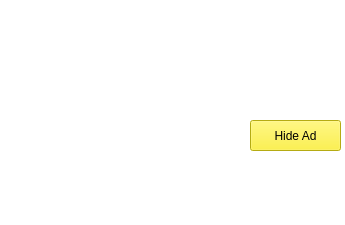
<?xml version="1.0" encoding="UTF-8"?>
<ui version="4.0">
 <class>HideKakaoTalkAdClass</class>
 <widget class="QMainWindow" name="HideKakaoTalkAdClass">
  <property name="geometry">
   <rect>
    <x>0</x>
    <y>0</y>
    <width>345</width>
    <height>225</height>
   </rect>
  </property>
  <property name="windowTitle">
   <string>HideKakaoTalkAd</string>
  </property>
  <property name="windowIcon">
   <iconset resource="HideKakaoTalkAd.qrc">
    <normaloff>:/HideKakaoTalkAd/Resources/icon.ico</normaloff>:/HideKakaoTalkAd/Resources/icon.ico</iconset>
  </property>
  <property name="styleSheet">
   <string notr="true">background-color: rgb(255, 255, 255);</string>
  </property>
  <widget class="QWidget" name="centralWidget">
   <widget class="QPushButton" name="HideAdButton">
    <property name="geometry">
     <rect>
      <x>250</x>
      <y>120</y>
      <width>91</width>
      <height>31</height>
     </rect>
    </property>
    <property name="font">
     <font>
      <family>Arial</family>
      <pointsize>9</pointsize>
      <weight>50</weight>
      <italic>false</italic>
      <bold>false</bold>
     </font>
    </property>
    <property name="styleSheet">
     <string notr="true">background-color: rgb(254, 240, 27);
font: 9pt &quot;Arial&quot;;</string>
    </property>
    <property name="text">
     <string>Hide Ad</string>
    </property>
    <property name="autoDefault">
     <bool>false</bool>
    </property>
   </widget>
   <widget class="QLabel" name="BackgroundLabel">
    <property name="geometry">
     <rect>
      <x>0</x>
      <y>0</y>
      <width>351</width>
      <height>511</height>
     </rect>
    </property>
    <property name="styleSheet">
     <string notr="true">background-image: url(:/HideKakaoTalkAd/Resources/background.PNG);</string>
    </property>
    <property name="text">
     <string/>
    </property>
   </widget>
   <zorder>BackgroundLabel</zorder>
   <zorder>HideAdButton</zorder>
  </widget>
  <widget class="QStatusBar" name="statusBar"/>
 </widget>
 <layoutdefault spacing="6" margin="11"/>
 <resources>
  <include location="HideKakaoTalkAd.qrc"/>
 </resources>
 <connections/>
</ui>
